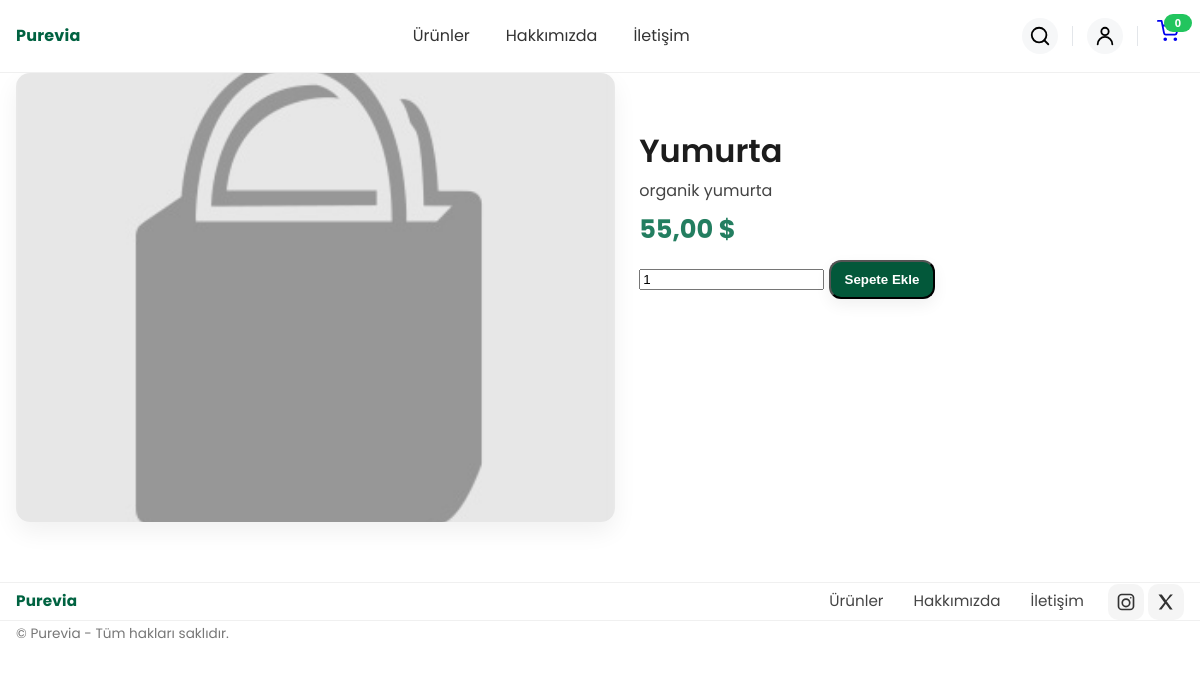
Before: /urun/yumurta/ with the older database file.
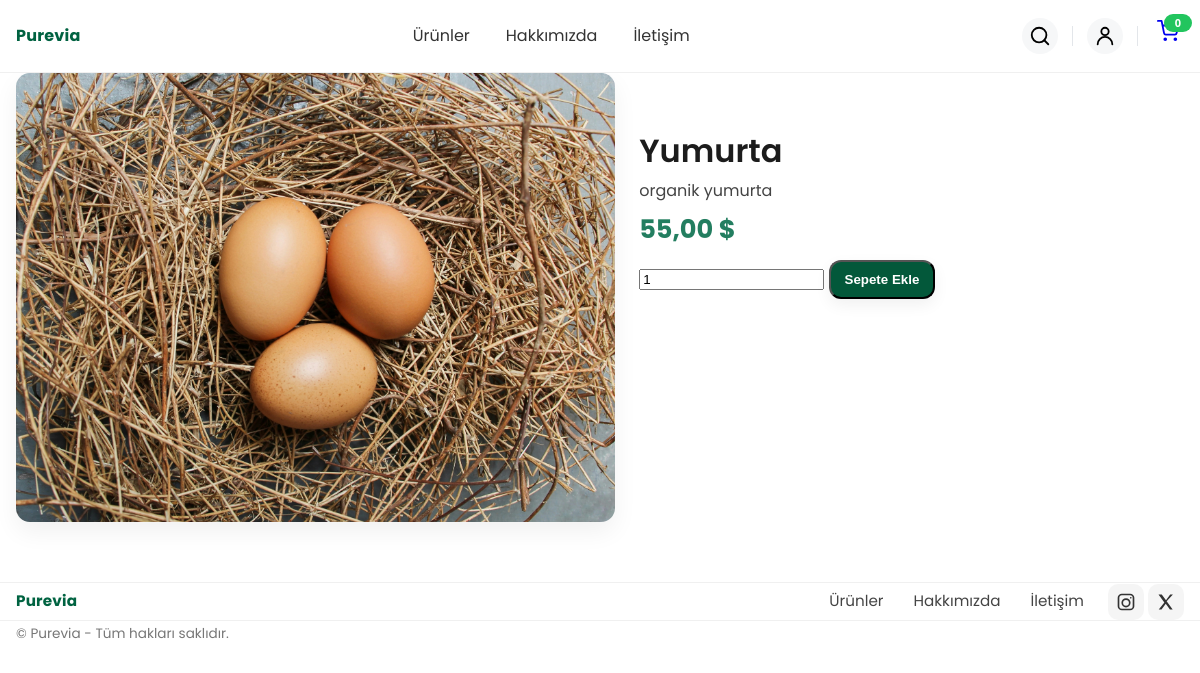
After: the same page with the newer database file.
### urunler/models.py (models this page shows, shortened)
class Urunler(models.Model):
    isim = models.CharField(max_length=100)
    kullanici = models.ForeignKey(User,on_delete=models.CASCADE)
    marka = models.ForeignKey(Markalar,on_delete=models.CASCADE,blank=True,null=True)
    kategori =models.ForeignKey(Kategoriler,on_delete=models.CASCADE,null=True,blank=True)
    fiyat = models.DecimalField(decimal_places=2, max_digits=10)
    indirimli_fiyat = models.DecimalField(decimal_places=2, max_digits=10,null=True,blank=True)
    kisa_aciklama = models.CharField(max_length=100, null=True, blank=True)
    aciklama=models.TextField(blank=True, null=True)
    seo_title = models.CharField(max_length=100, null=True, blank=True)
    seo_description = models.TextField( null=True, blank=True)
    slug = models.SlugField(max_length=100, null=True, blank=True)
    aktifmi = models.BooleanField(default=True)
    resim = models.ImageField(upload_to="urunresimleri", null=True, blank=True)
    tarih = models.DateTimeField(auto_now_add=True)
    anasayfa = models.BooleanField(default=True)
    class Meta:
        verbose_name_plural = "Urunler"
        verbose_name = "Urun"

### urunler/views.py (the view)
# urls.py: path('urun/<slug:slug>/', views.urundetaysayfa, name='urundetay'),
def urundetaysayfa(request, slug):
    urun = get_object_or_404(Urunler,slug=slug)
    return render(request, 'urun.html',{"urun":urun})

### Purevia/context_processors.py (called while the page is built)
def global_context(request):
    cart = get_cart(request)
    total_items = 0
    for item in cart.values():
        if isinstance(item,dict):
            total_items += int(item.get('qty',0) or 0)
    return {
        'cart':cart,
        'cart_total_items':total_items,
        'site_name':'Purevia',
        'brand_color':'#006241',
    }

def cart_counter(request):
    cart = request.session.get('cart') or {}
    total_qty = 0
    for _, row in cart.items():
        try:
            total_qty += int(row.get('qty', 1))
        except Exception:
            total_qty += 1
    return {'cart_count':total_qty}

### urunler/utils.py (called while the page is built, shortened)
def get_cart(request):
    raw = request.session.get(CART_KEY) or {}
    cart = {}
    changet = False
    if changet:
        request.session[CART_KEY] = cart
        request.session.modified = True
    return cart

### templates/urun.html (shortened to what this page needs)
{% extends "base.html" %}
{% load static %}
{% block extra_css %}
<link rel="stylesheet" href="{% static 'css/product.css' %}">
{% endblock extra_css %}
{% block content %}
<section class="product container">
    <div class="product-grid">
        <div class="product-media">
            {% if urun.resim %}
                <img src="{{urun.resim.url}}" alt="{{urun.isim}}">
            {% else %}
                <img src="{% static 'default_image1.jpg' %}" alt="urun.isim">
            {% endif %}
        </div>
        <div class="product-info">
            <h1 class="product-title"> {{urun.isim}} </h1>
             <p class="product-desc"> {{urun.aciklama}} </p>
        <div class="product-price">
            {% if urun.indirimli_fiyat %}
                <strong class="price-discount"> {{urun.indirimli_fiyat}} $</strong>
                <del class="old">{{urun.fiyat}} $</del>
            {% else %}
                <strong class="price">{{urun.fiyat}} $</strong>
            {% endif %}
        </div>
        <div class="product-actions">
            <form action="{% url 'purevia:cart_add' %}" method="POST" class="add-to-cart">
                <input type="number" step="1" name="qty" min="1" value="1" class="qty-input">
                <button type="submit" class="btn btn-primary">Sepete Ekle</button>
            </form>
        </div>
        </div>
     </div>
</section>
{% endblock content %}

### templates/base.html (shortened to what this page needs)
{% load static %}
<!DOCTYPE html>
<html lang="en">
<head>
    <link rel="stylesheet" href="{% static 'css/style.css' %}">
    <link rel="stylesheet" href="{% static 'css/base_style.css' %}">
    {% block extra_css %} {% endblock extra_css %}
</head>
<body>
<header class="site-header">
    <div class="container nav-row">
        <a href="/" class="brand">Purevia</a>
        <nav id="nav" class="nav" role="navigation">
            <a href="#">Ürünler</a>
            <a href="#">Hakkımızda</a>
            <a href="#">İletişim</a>
        </nav>
        <div class="actions">
            <div class="action-item search" id="searchWrap">
                <button type="button" class="icon-btn" id="searchToggle"
                aria-expanded="false" aria-controls="searchPanel" aria-label="Ara">
                    <svg viewBox="0 0 24 24" width="22" height="22" fill="none" stroke="currentColor" stroke-width="2" stroke-linecap="round"
                    stroke-linejoin="round"><circle cx="11" cy="11" r="8"></circle><line x1="21" y1="21" x2="16.65" y2="16.65"></line></svg>
                </button>
            </div>
            <div class="action-item user has-dropdown" id="userMenu">
                {% if request.user.is_authenticated %}
                    <button class="avatar-btn" aria-haspopup="menu" aria-controls="userDropdown" title="{{request.user.username}}">
                        <span class="avatar-circle">{{ request.user.username|first|upper }} </span>
                    </button>
                    <div class="dropdown" id="userDropdown" role="menu" hidden>
                        <a href="#" role="menuitem">Profilim</a>
                        <a href="#" role="menuitem">Siparişlerim</a>
                        <form action="{% url 'logout' %}" method="post">
                           {% csrf_token %}
                           <button type="submit" role="menuitem">Çıkış</button>
                        </form>
                    </div>
                {% else %}
                    <button class="icon-btn" aria-haspopup="menu" aria-expanded="false" aria-controls="userDropdown" title="Hesap">
                        <svg viewBox="0 0 24 24" width="22" height="22" fill="none" stroke="currentColor" stroke-width="2" stroke-linecap="round" stroke-linejoin="round"><path d="M20 21a8 8 0 0 0-16 0"/><circle cx="12" cy="7" r="4"/></svg>
                    </button>
                {% endif %}
            </div>
            <div class="action-item pv-cart">
                <a href="{% url 'purevia:cart_detail' %}" class="pv-cart__link" aria-label="Sepet">
                </a>
                <span id="cartCount" class="pv-cart__badge" data-count="{{ cart_count|default:0 }}">
                    {{ cart_count|default:0 }}
                </span>
            </div>
        </div>
    </div>
</header>
<main>
{% block content %}
{% endblock content %}
</main>
<footer class="site-footer">
    <div class="container footer-row">
        <a href="/" class="footer-brand">Purevia</a>
        <nav class="footer-links">
            <a href="#">Ürünler</a>
            <a href="#">Hakkımızda</a>
            <a href="#">İletişim</a>
        </nav>
        <div class="footer-social">
            <a href="#" aria-label="Instagram" class="ico">
            </a>
            <a href="#" aria-label="Twiter/X" class="ico">
                <svg viewBox="0 0 24 24" width="20" height="20" fill="currentColor"><path d="M20.3 3H17l-5 6.9L6.9 3H3l7 9.6L3.3 21H6.6l5.1-7 5 7h3.3l-7.2-9.9L20.3 3z"/></svg>
            </a>
        </div>
    </div>
    <div class="container footer-bottom">
        <small>© {{now|date:"Y"}} Purevia - Tüm hakları saklıdır. </small>
    </div>
</footer>
</body>
</html>

### static/css/style.css (style rules this page uses)
body { font-family: 'Poppins', sans-serif; font-weight: 400; font-size: 16px; line-height: 1.6; color: #333; }
h1, h2, h3, h4, h5 { font-weight: 600; line-height: 1.3; color: #1c1c1c; margin: 0 0 0 0.5rem; }
h1 { font-size: clamp(2rem, 5vw, 3rem); }
p { font-size: 1rem; color: #555; margin-bottom: 1em; }
.container { max-width: 1100px; margin: 0 auto; }
.product-grid { display: grid; gap: 20px; grid-template-columns: repeat(auto-fit,minmax(260px,1fr)); }
.price { font-weight: 600; font-size: 1.8rem; }
.btn { display: inline-block; text-align: center; padding: 10px 14px; border-radius: 12px; font-weight: 600; box-shadow: 0 6px 16px rgba(0, 0, 0, .06); text-decoration: none; }
.btn-primary { flex-shrink: 0; background-color: #03583a; color: #fff; border-radius: 12px; transition: background .15s ease, transform 1s ease; }
footer small { font-size: 0.85rem; color: #777; }
.site-footer { background: #fff; border-top: 1px solid rgba(0, 0, 0, .06); color: #555; font-size: 0.95rem; margin-top: 60px; }
.footer-row { display: grid; grid-template-columns: 1fr auto auto; align-items: center; gap: 16px; padding: 18pc 16px; }
.footer-brand { font-weight: 700; color: #006341; letter-spacing: .2px; }
.footer-links { display: inline-flex; gap: 14px; }
.footer-links a { color:#444 ; padding: 6px 8px; border-radius: 8px; transition: background .2s, color .2s; text-decoration: none; }
.footer-social { display: inline-block; gap: 10px; }
.footer-social .ico { display: inline-flex; align-items: center; justify-content: center; width: 36px; height: 36px; border-radius: 10px; color:#333; background-color: rgba(0, 0, 0, .04); transition: background .2s, color .2s transform .1s; }
.footer-bottom { border-top: 1px solid rgba(0, 0, 0, .06); padding: 12px 16px 18px; color: #777; }

### static/css/base_style.css (style rules this page uses)
:root { --container:1280px; --brand: #006241; --blur-bg: rgba(255,255,255,.65); --nav-offset: 100px; }
body { margin: 0; font-family: 'Poppins',sans-serif; }
.container { max-width: var(--container); margin: 0 auto; padding: 0 16px; }
.site-header { position: sticky; top: 0; z-index: 50; background: var(--blur-bg); backdrop-filter: blur(8px); border-bottom: 1px solid rgba(0, 0, 0, .06); }
.nav-row { min-height: 72px; display: flex; align-items: center; justify-content: space-between; padding: 0 16px; }
a { text-decoration: none; }
.brand { font-weight: 700; color: var(--brand); letter-spacing: .2px; text-decoration: none; }
.nav { display: flex; gap: 20px; }
.nav a { padding: 10px 8px; border-radius: 8px; color: #333; text-decoration: none; transition: background .2s, color .2s; position: relative; overflow: hidden; }
.nav a::after { content: ""; position: absolute; left: 10px; right: 10px; bottom: 6px; height: 2px; background: var(--brand); transform: scaleX(0); transform-origin: right; transition: transform .25s ease; }
.site-header { background: rgba(255, 255, 255, .72); backdrop-filter: blur(10px); }
.actions { display: flex; align-items: center; gap: 14px; }
.action-item { position: relative; align-items: center; justify-content: center; }
.icon-btn, .avatar-btn { display: inline-flex; align-items: center; justify-content: center; width: 36px; height: 36px; border-radius: 999px; border: 0; background: #f6f7f8; cursor: pointer; }
.pv-cart { position: relative; display: inline-block; }
.pv-cart__link { display: inline-flex; justify-content: center; text-align: center; width: 32px; height: 32px; }
.pv-cart__badge { position: absolute; top: -6px; right: -8px; min-width: 18px; padding: 0 5px; background: #22c55e; color: #fff; border-radius: 999px; font: 700 11px/18px system-ui; text-align: center; white-space: nowrap; z-index: 10; }
.nav-row, .actions { overflow: visible; }

### static/css/product.css (style rules this page uses)
.product-grid { display: grid; gap: 24px; grid-template-columns: 1.1fr 1fr; align-items: start; }
.product-media { background: #fff; border-radius: 14px; box-shadow: 0 10px 24px rgba(0, 0, 0, .06); overflow: hidden; }
.product-media img { display: block; width: 100%; height: auto; aspect-ratio: 4/3; object-fit: cover; object-position: center; }
.product-title { margin: 0; font-size: clamp( 22px,3.4vw, 32px); line-height: 1.15; }
.product-desc { color: #444; margin: 8px 0 0 ; }
.product-price { display: flex; align-items: baseline; gap: 12px; margin-top: 6px; }
.price { font-weight: 700; font-size: 1.6rem; color: #237e60; }
.product-actions { display: flex; gap: 10px; align-items: center; margin-top: 10px; flex-wrap: wrap; }
.product-info { margin-top: 60px; }

Changed rows visible on the page:
changed Urunler "Yumurta": resim: picture added
